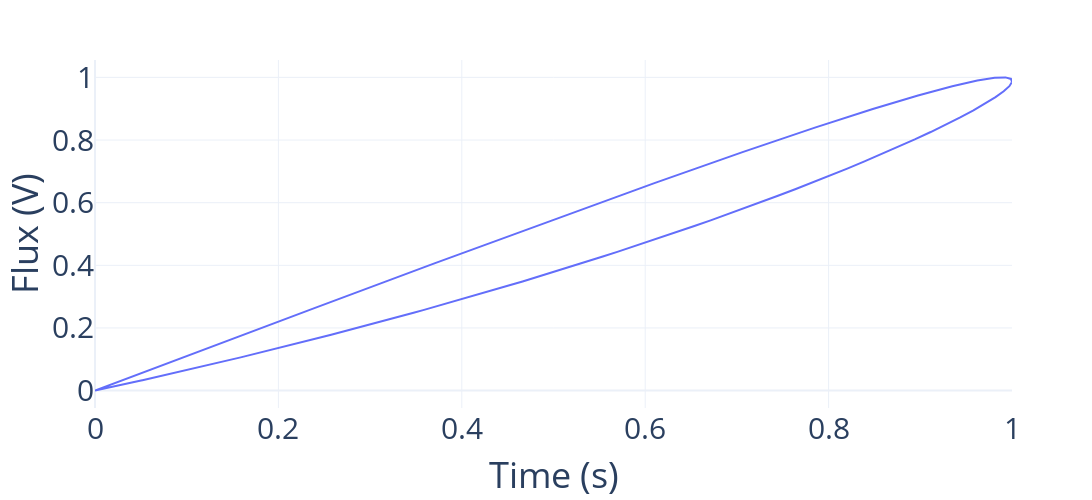

The notebook cell this image was saved under:
### Code cell
tapsap.plot_tap(df['concentration'].values, df['rate'].values, legend=True)

### Figure 1 — Plotly figure (JSON) as saved in the notebook; plotly's stock layout.template omitted (floating-point values rounded to 4 significant figures; data arrays with more than 128 entries replaced by an {"elided": "..."} marker saying what was removed)
{"data": [{"hovertemplate": "x=%{x}<br>y=%{y}<extra></extra>", "legendgroup": "", "line": {"color": "#636efa", "dash": "solid"}, "mode": "lines", "name": "", "orientation": "v", "showlegend": false, "type": "scatter", "x": {"elided": "509 float values"}, "xaxis": "x", "y": {"elided": "509 float values"}, "yaxis": "y"}], "layout": {"font": {"size": 30}, "height": 500, "legend": {"font": {"size": 20}, "orientation": "h", "title": {"text": ""}, "tracegroupgap": 0, "x": 0.99, "xanchor": "right", "y": 1.02, "yanchor": "bottom"}, "margin": {"t": 60}, "showlegend": true, "width": 1500, "xaxis": {"anchor": "y", "domain": [0, 1], "title": {"text": "Time (s)"}}, "yaxis": {"anchor": "x", "domain": [0, 1], "title": {"text": "Flux (V)"}}}}
